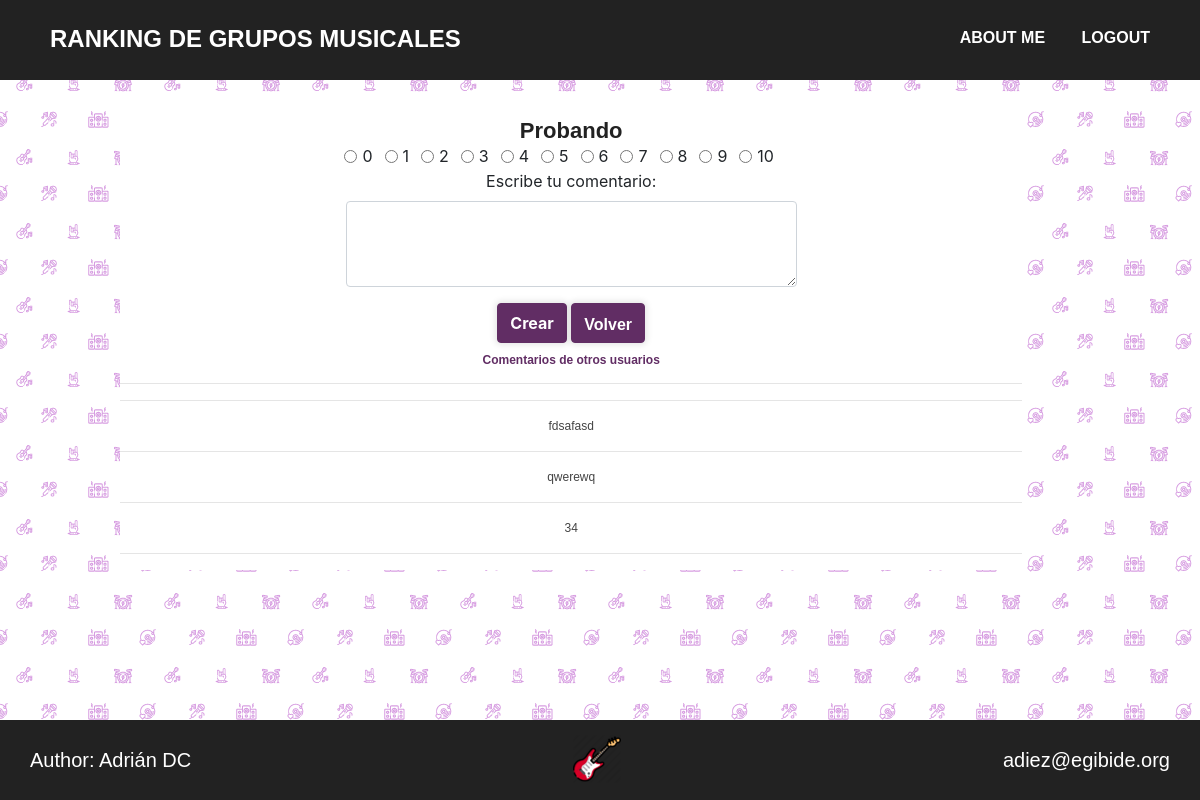
Page /valorarForm.php?idarticulo=5 (signed in) on the committed database.
### tables this page shows
CREATE TABLE `articulo` (
  `id` int(10) unsigned NOT NULL AUTO_INCREMENT,
  `id_usuario` int(10) unsigned NOT NULL,
  `nombre` varchar(100) NOT NULL,
  `param1` varchar(250) NOT NULL DEFAULT '-',
  `param2` varchar(250) NOT NULL DEFAULT '-',
  `descrip` varchar(650) NOT NULL DEFAULT '-',
  `notageneral` float DEFAULT 1,
  `fechacreacion` datetime NOT NULL DEFAULT current_timestamp(),
  PRIMARY KEY (`id`),
  UNIQUE KEY `nombre_UNIQUE` (`nombre`),
  KEY `fk_usuario_articulo_idx` (`id_usuario`),
  CONSTRAINT `fk_usuario_articulo_idx` FOREIGN KEY (`id_usuario`) REFERENCES `usuario` (`id`) ON DELETE NO ACTION ON UPDATE NO ACTION
);

CREATE TABLE `valoracion` (
  `id` int(10) unsigned NOT NULL AUTO_INCREMENT,
  `id_articulo` int(10) unsigned NOT NULL,
  `id_usuario` int(10) unsigned NOT NULL,
  `nota` int(2) NOT NULL,
  `comentarios` varchar(500) DEFAULT NULL,
  `fechacreacion` datetime NOT NULL DEFAULT current_timestamp(),
  PRIMARY KEY (`id`),
  KEY `fk_articulo_valoracion_idx` (`id_articulo`),
  KEY `fk_usuario_valoracion_idx` (`id_usuario`),
  CONSTRAINT `fk_usuario_valoracion_idx` FOREIGN KEY (`id_usuario`) REFERENCES `usuario` (`id`) ON DELETE NO ACTION ON UPDATE NO ACTION,
  CONSTRAINT `fk_valoracion_articulo` FOREIGN KEY (`id_articulo`) REFERENCES `articulo` (`id`) ON DELETE NO ACTION ON UPDATE NO ACTION
);

### inc/Tools.php (called while the page is built, shortened)
<?php
class Tools{
  function connectDB(){
    $conexion = mysqli_connect(SERVER, USER, PASS, DB );
    mysqli_query($conexion, "SET NAMES 'utf8'");
    mysqli_set_charset($conexion, "utf8");
    return $conexion;
  }
  function disconnectDB($conexion){
    $close = mysqli_close($conexion);
    return $close;
  }
  function getArraySQL($sql){
    $conexion = $this->connectDB();
      if(!$result= mysqli_query($conexion, $sql)){
        die(mysqli_error($conexion));
      }
      $rawdata = array();
      $i=0;
      while($row = mysqli_fetch_array($result)){
        $rawdata[$i] = $row;
        $i++;
      }
    return $rawdata;
  }
}
?>

### inc/Articulo.php (called while the page is built, shortened)
<?php
class Articulo{
  public $ID = 0;
  function getData(){
    $sql = "SELECT * FROM articulo WHERE ID =$this->ID;";
    $tool = new Tools();
    $array = $tool->getArraySQL($sql);
    return $array;
  }
}
?>

### inc/Valoracion.php (called while the page is built, shortened)
<?php
class Valoracion{
  public $ID = 0;
  function getComentarios(){
    $sql = "SELECT comentarios FROM valoracion WHERE id_articulo = $this->ID;";
    $tool = new Tools();
    $array = $tool->getArraySQL($sql);
    return $array;
  }
}
?>

### valorarForm.php (the view, shortened to what this page needs)
<!DOCTYPE html>
<html lang="es" dir="ltr">
<head>
  <?php
  require_once 'mod/header.php';
  ?>
  <link href="css/estilos.css" rel="stylesheet" type= "text/css">
</head>
<body>
  <?php
  $idarticulo = htmlspecialchars($_GET['idarticulo']);
  $articuloTable = new Articulo();
  $articuloTable->ID = $idarticulo;
  $infoArticulo = $articuloTable->getData();
  $valoracionTable = new Valoracion();
  $valoracionTable->ID = $idarticulo;
  $comentarios = $valoracionTable->getComentarios();
  ?>
  <section class="sectionForm">
    <div class="info" style="text-align:center;">
      <h2><?php echo $infoArticulo[0]['nombre']; ?></h2>
      <form action="inc/validarForms.php" method="post">
        <div class="form-check form-check-inline">
          <div class="form-check form-check-inline">
            <input class="form-check-input" type="radio" name="radioValorar" id="radioValorar0" value="0" required>
            <label class="form-check-label" for="radioValorar0">0</label>
          </div>
          <div class="form-check form-check-inline">
            <input class="form-check-input" type="radio" name="radioValorar" id="radioValorar1" value="1">
            <label class="form-check-label" for="radioValorar1">1</label>
          </div>
          <div class="form-check form-check-inline">
            <input class="form-check-input" type="radio" name="radioValorar" id="radioValorar2" value="2">
            <label class="form-check-label" for="radioValorar2">2</label>
          </div>
          <div class="form-check form-check-inline">
            <input class="form-check-input" type="radio" name="radioValorar" id="radioValorar3" value="3">
            <label class="form-check-label" for="radioValorar3">3</label>
          </div>
          <div class="form-check form-check-inline">
            <input class="form-check-input" type="radio" name="radioValorar" id="radioValorar4" value="4">
            <label class="form-check-label" for="radioValorar4">4</label>
          </div>
          <div class="form-check form-check-inline">
            <input class="form-check-input" type="radio" name="radioValorar" id="radioValorar5" value="5">
            <label class="form-check-label" for="radioValorar5">5</label>
          </div>
          <div class="form-check form-check-inline">
            <input class="form-check-input" type="radio" name="radioValorar" id="radioValorar6" value="6">
            <label class="form-check-label" for="radioValorar6">6</label>
          </div>
          <div class="form-check form-check-inline">
            <input class="form-check-input" type="radio" name="radioValorar" id="radioValorar7" value="7">
            <label class="form-check-label" for="radioValorar7">7</label>
          </div>
          <div class="form-check form-check-inline">
            <input class="form-check-input" type="radio" name="radioValorar" id="radioValorar8" value="8">
            <label class="form-check-label" for="radioValorar8">8</label>
          </div>
          <div class="form-check form-check-inline">
            <input class="form-check-input" type="radio" name="radioValorar" id="radioValorar9" value="9">
            <label class="form-check-label" for="radioValorar9">9</label>
          </div>
          <div class="form-check form-check-inline">
            <input class="form-check-input" type="radio" name="radioValorar" id="radioValorar10" value="10">
            <label class="form-check-label" for="radioValorar10">10</label>
          </div>
        </div>
        <div class="form-group">
          <label for="comentarioTextArea">Escribe tu comentario:</label>
          <textarea class="form-control areatexto" id="comentarioTextArea"
          name="comentarioTextArea" rows="3" required>
        </textarea>
      </div>
      <button type="submit" class="btn btn-primary">Crear</button>
      <a href="index.php" class="btn btn-primary abutton">Volver</a>
    </form>
    <h5 style="margin:10px;">Comentarios de otros usuarios</h5>
    <?php foreach ($comentarios as $elemento) { ?>
      <hr>
      <div class="description">
        <p><?php echo $elemento['comentarios']?></p>
      </div>
    <?php } ?>
    <hr>
  </div>
</section>
</body>
<?php
require_once 'mod/footer.php';
?>
</html>

### css/estilos.css (style rules this page uses)
body { background-image: url("../images/bg.png"); padding-bottom: 85px; margin: 0; }
p, h1, h2, h3, h4, h5, h6, a { font-family: Trebuchet MS, sans-serif; margin-bottom: 0px !important; }
p { font-size: 12px; color: #444444; }
h2 { font-size: 22px; font-weight: bold; }
h5 { font-size: 12px; font-weight: bold; color: #612D64; margin-bottom: 8px !important; }
a, a:hover { color: #FFFFFF; text-decoration: none; }
section h2 { color: #222222; margin-bottom: 0px !important; margin-top: 14px; }
.btn-primary { background-color: #612D64; border-color: #612D64; text-decoration: none; height: 40px; font-weight: bold; box-shadow: 0px 0px 6px 2px rgba(0,0,0,0.1); }
.info { width: 94%; display: inline-block; background-color: #FFFFFF; }
.sectionForm { margin: 2% 10%; }
.areatexto { width: 50%; display: block; margin-left: auto; margin-right: auto; }
.abutton { padding-top: 9px; }
.description p { margin: 8px; }

### rows in the picture
articulo: nombre "Probando"
valoracion: comentarios "fdsafasd"
valoracion: comentarios "qwerewq"
valoracion: comentarios "34"
